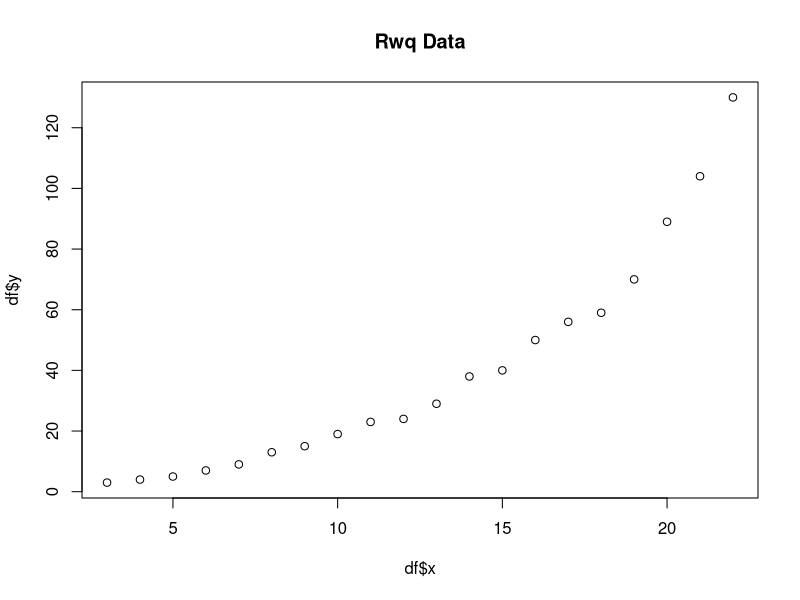
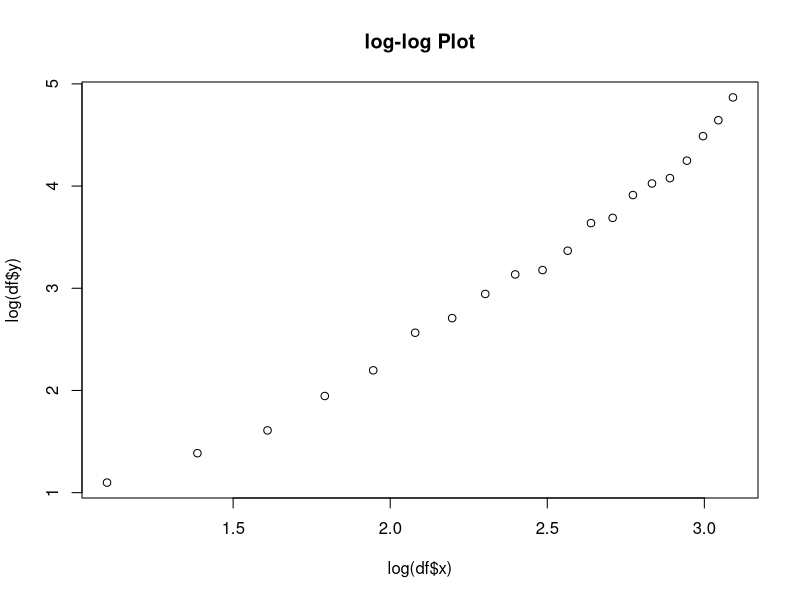
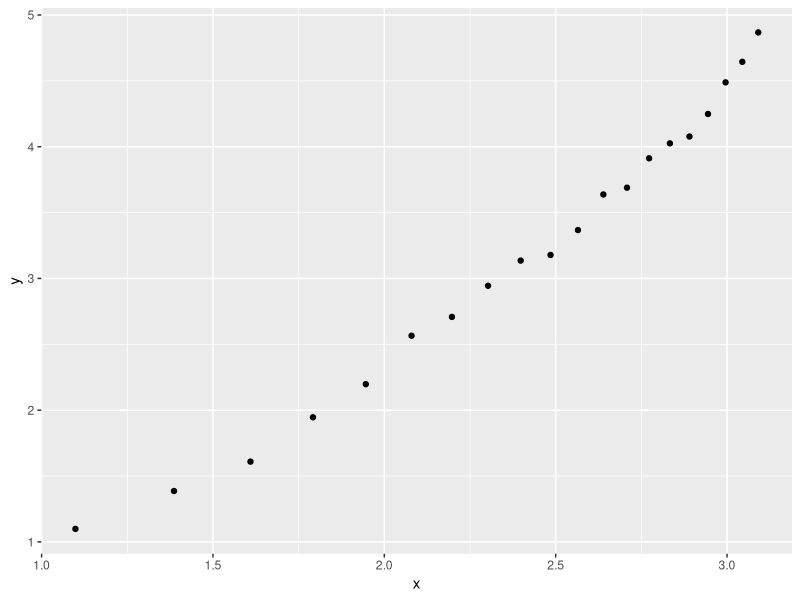
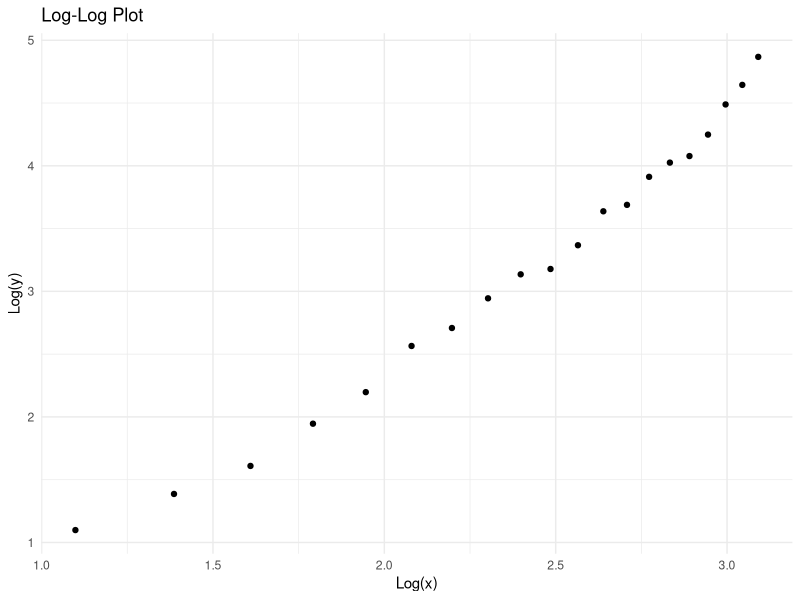

These figures' R source, in order:
# create a log-log plot in base R
# create data 
df <- data.frame(x=3:22,
                 y=c(3, 4, 5, 7, 9, 13, 15, 19, 23, 24, 29,
                     38, 40, 50, 56, 59, 70, 89, 104, 130))

# create scatterplot of x vs. y
plot(df$x, df$y, main="Rwq Data")

# create log-log plot of x vs. y
plot(log(df$x), log(df$y), main="log-log Plot")

# create a log-log plot in ggplot2
library("ggplot2")

# create data
df <- data.frame(x=3:22,
                 y=c(3, 4, 5, 7, 9, 13, 15, 19, 23, 24, 29,
                     38, 40, 50, 56, 59, 70, 89, 104, 130))

# define new data frame
df_log <- data.frame(x=log(df$x), y=log(df$y))

# create scatterplot using ggplot2
ggplot(df_log, aes(x=x, y=y)) +
  geom_point()

# modifying the plot
ggplot(df_log, aes(x=x, y=y)) +
  geom_point() +
  labs(title="Log-Log Plot", x="Log(x)", y="Log(y)") +
  theme_minimal()
